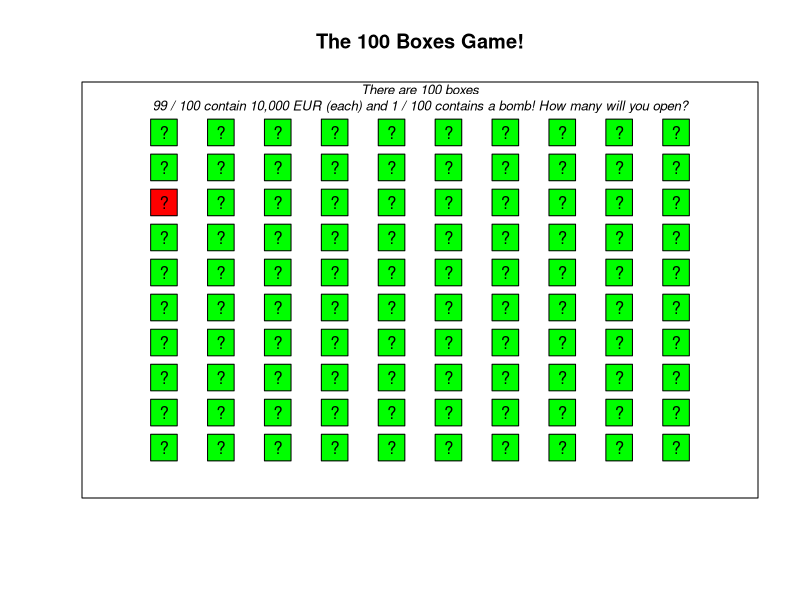

This figure's R source:
## ---- chunk 1
knitr::opts_chunk$set(fig.width=12, fig.height=8,
                      echo=TRUE, warning=FALSE, message=FALSE)
## ---- chunk 2
# Random sample of 50 values from N(mean = 20, sd = 10)
x <- rnorm(n = 50, mean = 20, sd = 10)
## ---- chunk 3
# Plot of the Boxes Game

# Plotting space
plot(1, 
     xlim = c(0, 11), 
     ylim = c(0, 11),
     xlab = "", ylab = "", main = "The 100 Boxes Game!", 
     type = "n", xaxt = "n", yaxt = "n")

text(x = 5.5,
     y = 11, 
     labels = "There are 100 boxes\n99 / 100 contain 10,000 EUR (each) and 1 / 100 contains a bomb! How many will you open?", 
     font = 3,    # Italic font
     cex = .8)    # Slightly smaller font size

# Boxes
points(x = rep(1:10, times = 10), 
       y = rep(1:10, each = 10), 
       pch = 22, 
       cex = 4, 
       bg = sample(c(rep("green", 99), "red")))

# Labels
points(x = rep(1:10, times = 10), 
       y = rep(1:10, each = 10), 
       pch = "?")
## ---- chunk 4
# This vector represents the room of 100 boxes
room_100 <- c(rep(10, 99), -Inf)
## ---- chunk 5
open <- 0  # How many do you want to open? Change the value from 0 to your number
## ---- chunk 6
# Run this chunk to create the function
boxes_game <- function(open, 
                       room) {
  
# Outcome if no boxes are opened
  
if(open == 0) {
  
  print("You didn't open any boxes! You earned nothing but are still alive")}

# If at least 1 box is opened...
  
if(open > 0) {
  
  # Calculate the result
  result <- sample(x = room,
                   size = open)

# If -Inf (the bomb) is in the result...
if(-Inf %in% result) {
  
  print(paste("You're dead!!! You opened ", open, 
              " boxes and got the bomb!!!", sep = ""))}

# If -Inf (the bomb) is NOT in the result...
if((-Inf %in% result) == FALSE) {
  
  print(paste("Congratulations!!! You opened ", open, 
              " boxes and earned ", sum(result), 
              " Thousand Euros! Don't you want to play again? :)", sep = ""))}
}
  
}
